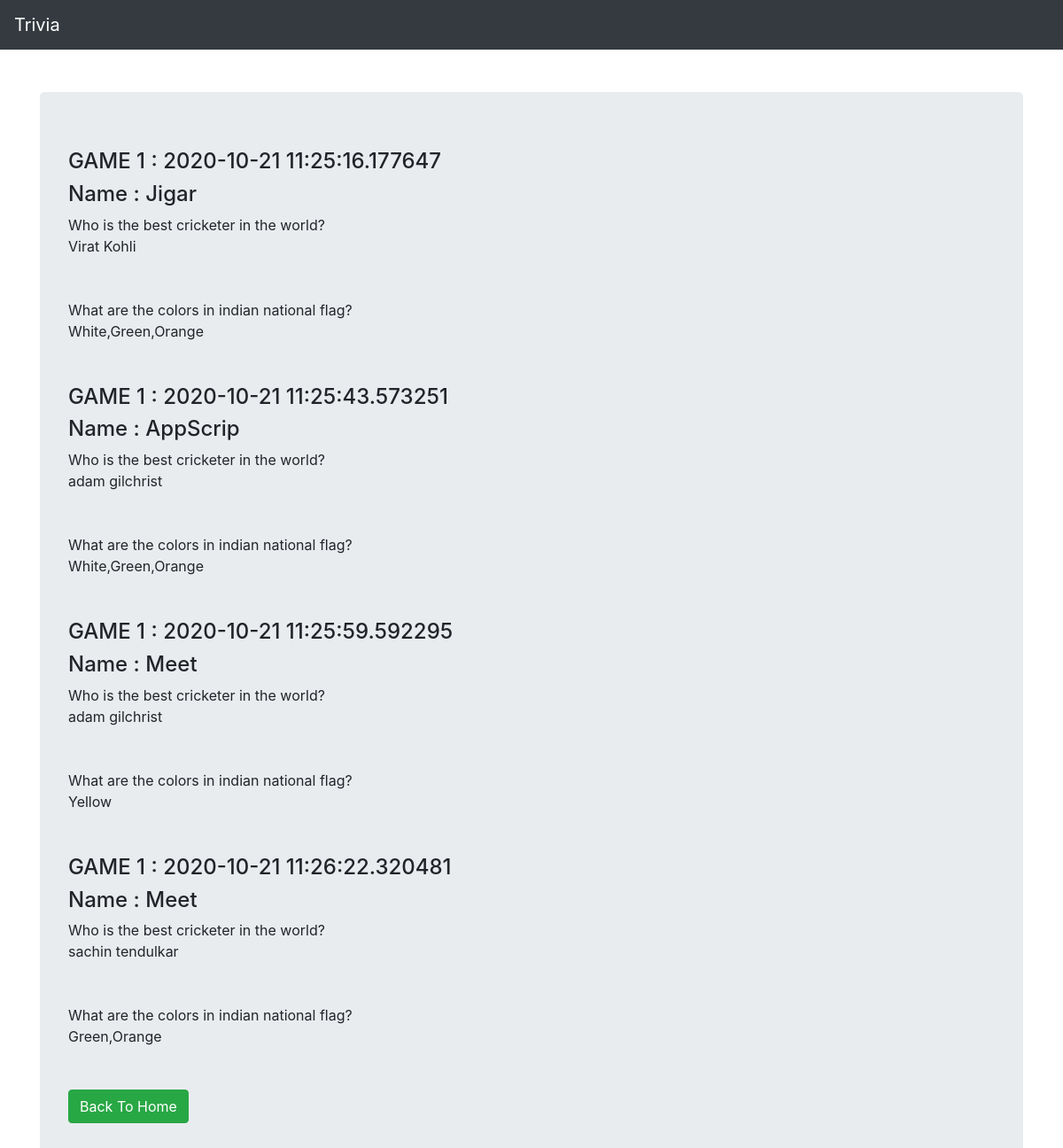
The page /history/ on the database its author committed.
### Trivia_App/models.py (models this page shows, shortened)
class FinalResult(models.Model):
    name = models.CharField(max_length=20, null=True)
    question = models.CharField(max_length=200, null=True)
    option = models.CharField(max_length=100, null=True)
    time = models.CharField(max_length=100, null=True)

### Trivia_App/views.py (the view)
# urls.py: path('history/', views.history, name='History'),
def history(request):
    result = FinalResult.objects.all()
    return render(request, 'history.html', {'result': result})

### Trivia_App/templatetags/my_tags.py (called while the page is built)
@register.filter
def modulo(num, value):
    return num % value

### Trivia_App/templates/history.html
{% extends "base.html" %}
{% block body_block %}
{% load my_tags %}
{% for data in result %}
{% if forloop.counter|modulo:2 == 1 %}
<h4>GAME 1 : {{data.time }} </h4>
<h4>Name : {{data.name }} </h4>
{% endif %}
{{data.question }}<br>
{{data.option }}<br>
<br>
<br>
{% endfor %}
<a href="/" class="btn btn-success">Back To Home</a>
{% endblock %}

### Trivia_App/templates/base.html (shortened to what this page needs)
<!doctype html>
<html lang="en">
<head>
  <link rel="stylesheet" href="https://maxcdn.bootstrapcdn.com/bootstrap/4.0.0/css/bootstrap.min.css"
>
</head>
<body>
  <nav class="navbar navbar-expand-lg navbar-dark bg-dark">
    <a class="navbar-brand" href="#">Trivia</a>
  </nav>
  <div class="container">
    <div class="jumbotron mt-5">
      {% block body_block %}
      {% endblock %}
    </div>
  </div>
</body>
</html>

### rows shown on the page
FinalResult: time "2020-10-21 11:25:16.177647", name "Jigar", question "Who is the best cricketer in the world?", option "Virat Kohli"
FinalResult: question "What are the colors in indian national flag?", option "White,Green,Orange"
FinalResult: time "2020-10-21 11:25:43.573251", name "AppScrip", question "Who is the best cricketer in the world?", option "adam gilchrist"
FinalResult: question "What are the colors in indian national flag?", option "White,Green,Orange"
FinalResult: time "2020-10-21 11:25:59.592295", name "Meet", question "Who is the best cricketer in the world?", option "adam gilchrist"
FinalResult: question "What are the colors in indian national flag?", option "Yellow"
FinalResult: time "2020-10-21 11:26:22.320481", name "Meet", question "Who is the best cricketer in the world?", option "sachin tendulkar"
FinalResult: question "What are the colors in indian national flag?", option "Green,Orange"
